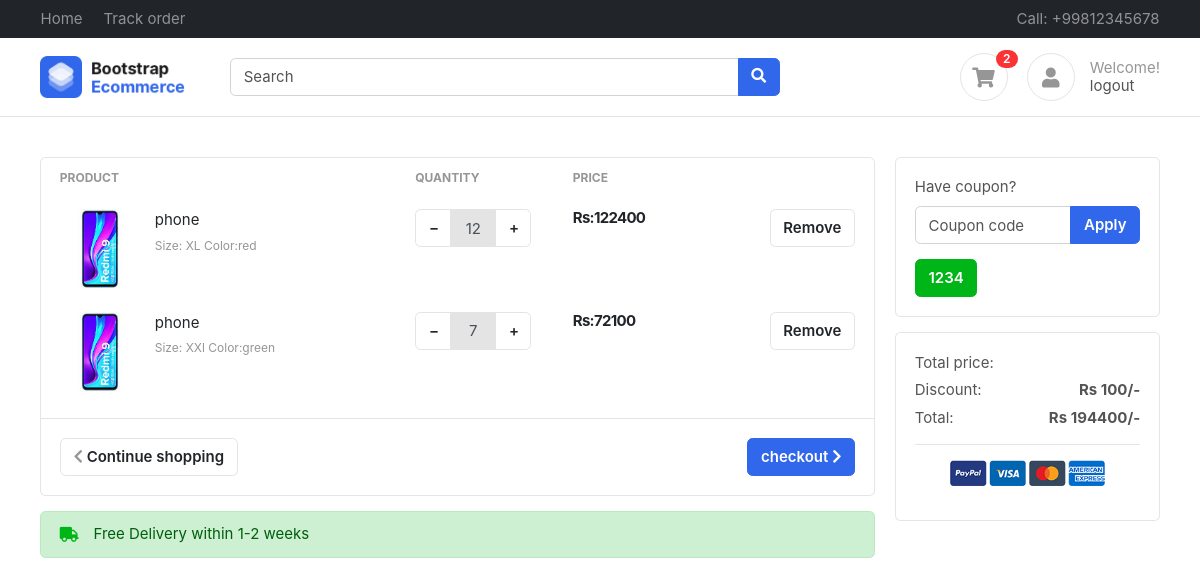
Screenshot of /accounts/cart/ (signed in) with the database file from the repository.
### accounts/models.py (models this page shows, shortened)
class Profile(BaseModel):
    user = models.OneToOneField(User, on_delete=models.CASCADE, related_name="profile")
    is_email_verified = models.BooleanField(default=False)
    email_token = models.CharField(max_length=255, null=True, blank=True)
    profile_image = models.ImageField(upload_to="media/profile/%Y")
    def get_cart_count(self):
        return CartItems.objects.filter(
            cart__is_orderd=False, cart__user=self.user
        ).count()

class CartItems(BaseModel):
    cart = models.ForeignKey(Cart, on_delete=models.CASCADE, related_name="cart_items")
    product = models.ForeignKey(
        Product, on_delete=models.SET_NULL, null=True, blank=True
    )
    quantity = models.IntegerField(default=0)
    color_varient = models.ForeignKey(
        ColorVarient, on_delete=models.SET_NULL, null=True, blank=True
    )
    size_varient = models.ForeignKey(
        SizeVarient, on_delete=models.SET_NULL, null=True, blank=True
    )
    def get_product_price(self):
        price = [self.product.price]
        if self.color_varient:
            color_var_price = self.color_varient.price
            price.append(color_var_price)
        if self.size_varient:
            size_var_price = self.size_varient.price
            price.append(size_var_price)
        return sum(price) * self.quantity

class Cart(BaseModel):
    user = models.ForeignKey(User, on_delete=models.CASCADE, related_name="carts")
    coupon = models.ForeignKey(Coupon, on_delete=models.SET_NULL, null=True, blank=True)
    token = models.CharField(max_length=255, null=True, blank=True)
    is_paid = models.BooleanField(default=False)
    is_orderd = models.BooleanField(default=False)
    def get_cart_total(self):
        cart_items = self.cart_items.all()
        price = []
        for cart_item in cart_items:
            price.append(cart_item.get_product_price())
        if self.coupon:
            if self.coupon.minimum_amount < sum(price):
                return sum(price) - self.coupon.discount_price
        return sum(price)

### products/models.py (models this page shows, shortened)
class Product(BaseModel):
    product_name = models.CharField(max_length=255)
    category = models.ForeignKey(
        Category, on_delete=models.CASCADE, related_name="products"
    )
    slug = models.SlugField(
        unique=True,
        null=True,
        blank=True,
        help_text=("not required"),
    )
    price = models.IntegerField()
    product_description = models.TextField()
    color_varient = models.ManyToManyField(ColorVarient, blank=True)
    size_varient = models.ManyToManyField(SizeVarient, blank=True)

class ProductImage(BaseModel):
    product = models.ForeignKey(
        Product, on_delete=models.CASCADE, related_name="product_images"
    )
    image = models.ImageField(upload_to="media/products")

class SizeVarient(BaseModel):
    size_name = models.CharField(max_length=255)
    price = models.IntegerField(default=0)
    def __str__(self):
        return self.size_name

class ColorVarient(BaseModel):
    color_name = models.CharField(max_length=255)
    price = models.IntegerField(default=0)
    def __str__(self):
        return self.color_name

class Coupon(BaseModel):
    coupon_code = models.CharField(max_length=25)
    is_expired = models.BooleanField(default=False)
    discount_price = models.IntegerField(default=100)
    minimum_amount = models.IntegerField(default=500)

### accounts/views.py (the view, shortened to what this page needs)
# urls.py: path("cart/", views.cart, name="cart"),
def cart(request):
    cart = None
    try:
        cart = Cart.objects.get(is_orderd=False, user=request.user)
    except Exception as e:
        print(e)
    if cart:
        return render(request, "carts/cart.html", context={"cart": cart})
    else:
        return render(request, "carts/cart.html")

### templates/carts/cart.html (shortened to what this page needs)
{% extends "base.html" %}
{% load static %}
{% block content %}
<section class="section-content padding-y">
    <div class="container">
        <div class="row">
            <main class="col-md-9">
                <div class="card">
                    {% if cart.cart_items.all %}
                    <table class="table table-borderless table-shopping-cart">
                        <thead class="text-muted">
                            <tr class="small text-uppercase">
                                <th scope="col">Product</th>
                                <th scope="col" width="120">Quantity</th>
                                <th scope="col" width="120">Price</th>
                                <th scope="col" class="text-right" width="200"> </th>
                            </tr>
                        </thead>
                        <tbody>
                            {% for cart in cart.cart_items.all %}
                            <tr>
                                <td>
                                    <figure class="itemside">
                                        <div class="aside"><img src="{{cart.product.product_images.first.image.url}}"
                                                class="img-sm"></div>
                                        <figcaption class="info">
                                            <a href="#" class="title text-dark">{{cart.product.product_name}} </a>
                                            <p class="small text-muted">Size:
                                                <span>{% if cart.size_varient %}{{cart.size_varient}}{% endif %}</span>
                                                Color:<span>{% if cart.color_varient %}{{cart.color_varient}}
                                                    {% endif %}</span>
                                            </p>
                                        </figcaption>
                                    </figure>
                                </td>
                                <td>
                                    <div class="input-group mb-3 input-spinner">
                                        <div onclick="decrease('{{cart.product.uid}}','{{forloop.counter0}}','{% if cart.size_varient %}{{cart.size_varient}}{% endif %}','{% if cart.color_varient %}{{cart.color_varient}}{% endif %}')"
                                            class="input-group-prepend">
                                            <button class="btn btn-light" type="button"
                                                id="button-minus{{forloop.counter0}}"> − </button>
                                        </div>
                                        <input disabled type="text" class="form-control" id="qty{{forloop.counter0}}"
                                            value="{{cart.quantity}}">
                                        <div class="input-group-append">
                                            <button
                                                onclick="increase('{{cart.product.uid}}','{{forloop.counter0}}','{% if cart.size_varient %}{{cart.size_varient}}{% endif %}','{% if cart.color_varient %}{{cart.color_varient}}{% endif %}')"
                                                class="btn btn-light" type="button"
                                                id="button-plus{{forloop.counter0}}"> + </button>
                                        </div>
                                    </div>
                                </td>
                                <td>
                                    <div class="price-wrap">
                                        <var class="price"><strong>Rs:</strong>{{cart.get_product_price}}</var>
                                    </div>
                                </td>
                                <td class="text-right">
                                    <a href="{% url 'remove_cart' cart.uid %}" class="remove btn btn-light btn-round">
                                        Remove</a>
                                </td>
                            </tr>
                            {% endfor %}
                        </tbody>
                    </table>
                    <div class="card-body border-top">
                        <a id="" href="{% url 'checkout' %}" class="btn btn-primary float-md-right">
                            checkout <i class="fa fa-chevron-right"></i>
                        </a>
                        <a href="{% url 'index' %}" class="btn btn-light"> <i class="fa fa-chevron-left"></i>
                            Continue
                            shopping </a>
                    </div>
                    {% else %}
                    <h1>your cart is empty</h1>
                    {% endif %}
                </div>
                <div class="alert alert-success mt-3">
                    <p class="icontext"><i class="icon text-success fa fa-truck"></i> Free Delivery within 1-2 weeks</p>
                </div>
            </main>
            <aside class="col-md-3">
                <div class="card mb-3">
                    <div class="card-body">
                        <form method="post">
                            <div class="form-group">
                                <label>Have coupon?</label>
                                <div class="input-group">
                                    <input type="text" class="form-control" name="coupon" placeholder="Coupon code">
                                    <span class="input-group-append">
                                        <button type="submit" class="btn btn-primary">Apply</button>
                                    </span>
                                </div>
                            </div>
                            {% if cart.coupon %}
                            <a href="{% url 'remove_coupon' cart.uid %}" class="btn btn-success">
                                {{cart.coupon.coupon_code}}
                            </a>
                            {% endif %}
                        </form>
                    </div>
                </div>
                <div class="card">
                    <div class="card-body">
                        <dl class="dlist-align">
                            <dt>Total price:</dt>
                            <dd class="text-right"></dd>
                        </dl>
                        <dl class="dlist-align">
                            {% if cart.coupon %}
                            <dt>Discount:</dt>
                            <dd class="text-right"><strong>Rs {{cart.coupon.discount_price}}/-</strong>
                            </dd>
                            {% endif %}
                        </dl>
                        <dl class="dlist-align">
                            <dt>Total:</dt>
                            <dd class="text-right">
                                <strong>Rs {{cart.get_cart_total}}/-</strong>
                            </dd>
                        </dl>
                        <hr>
                        <p class="text-center mb-3">
                            <img src="{% static 'images/misc/payments.png' %}" height="26">
                        </p>
                    </div>
                </div>
            </aside>
        </div>
    </div>
</section>
{% endblock %}

### templates/base.html (shortened to what this page needs)
{% load static %}
<!DOCTYPE HTML>
<html lang="en">
<head>
    <link href="{% static 'css/bootstrap.css' %}" rel="stylesheet" type="text/css" />
    <link href="{% static 'fonts/fontawesome/css/all.min.css' %}" type="text/css" rel="stylesheet">
    <link href="{% static 'css/ui.css' %}" rel="stylesheet" type="text/css" />
    <link href="{% static 'css/responsive.css' %}" rel="stylesheet" />
</head>
<body>
    <header class="section-header">
        <nav class="navbar navbar-dark navbar-expand p-0 bg-dark">
            <div class="container">
                <ul class="navbar-nav d-none d-md-flex mr-auto">
                    <li class="nav-item"><a class="nav-link" href="{% url 'index' %}">Home</a></li>
                    <li class="nav-item"><a class="nav-link" href="{% url 'track' %}">Track order</a></li>
                </ul>
                <ul class="navbar-nav">
                    <li class="nav-item"><a href="#" class="nav-link"> Call: +99812345678 </a></li>
                </ul>
            </div>
        </nav>
        <section class="header-main border-bottom">
            <div class="container">
                <div class="row align-items-center">
                    <div class="col-lg-2 col-4">
                        <div class="brand-wrap">
                            <a href="{% url 'index' %}"><img class="logo" src="{% static 'images/logo.png' %}"></a>
                        </div>
                    </div>
                    <div class="col-lg-6 col-sm-12">
                        <form action="{% url 'search' %}" method="get" class="search">
                            <div class="input-group w-100">
                                <input type="text" name="keyword" class="form-control" placeholder="Search">
                                <div class="input-group-append">
                                    <button class="btn btn-primary" type="submit">
                                        <i class="fa fa-search"></i>
                                    </button>
                                </div>
                            </div>
                        </form>
                    </div>
                    <div class="col-lg-4 col-sm-6 col-8">
                        <div class="widgets-wrap float-md-right">
                            <div class="widget-header  mr-3">
                                <a href="{% url 'cart' %}" class="icon icon-sm rounded-circle border"><i
                                        class="fa fa-shopping-cart"></i></a>
                                <span
                                    class="badge badge-pill badge-danger notify">{{request.user.profile.get_cart_count}}</span>
                            </div>
                            <div class="widget-header icontext">
                                <a href="{% url 'profile' %}" class="icon icon-sm rounded-circle border"><i
                                        class="fa fa-user"></i></a>
                                <div class="text">
                                    <span class="text-muted">Welcome!</span>
                                    <div>
                                        {% if user.is_authenticated %}
                                        <a href="{% url 'logout' %}"> logout</a>
                                        {% else %}
                                        <a href="{% url 'login_page' %}">Sign in</a> |
                                        <a href="{% url 'register_page' %}"> Register</a>
                                        {% endif %}
                                    </div>
                                </div>
                            </div>
                        </div>
                    </div>
                </div>
            </div>
        </section>
    </header>
    {% block content %}
    {% endblock %}
</body>
</html>

### rows the page displays
CartItems: product.product_images.first.image (picture), product.product_name "phone", size_varient "XL", color_varient "red", quantity "12", get_product_price "122400"
CartItems: product.product_images.first.image (picture), product.product_name "phone", size_varient "XXl", color_varient "green", quantity "7", get_product_price "72100"
Cart: coupon.coupon_code "1234", coupon.discount_price "100", get_cart_total "194400"

### other values shown
{{ request.user.profile.get_cart_count }} "2"
